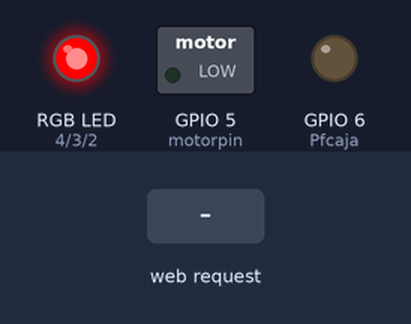
Recording of a sketch running on a simulated ESP32-C3. On the bench: switched loads named in the sketch (green lamp = pin HIGH), an RGB LED mixed from three pins (HIGH = lit), output pins drawn as LEDs (lit = HIGH). The test bench sets the inputs (shaded band). WiFi joins after 1.5 s; servers stay silent unless stated.

Above: at 0.1 s.
At 4.4 s:
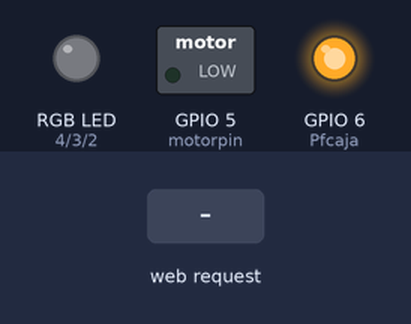
4.5 s: HTTP request GET /restaurar received
At 5.3 s:
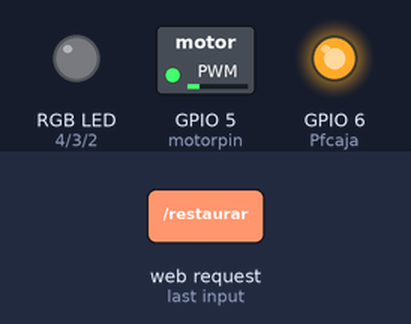
Timing chart, 0 to 7.5 s (numbered marks = the images above; inputs shaded):
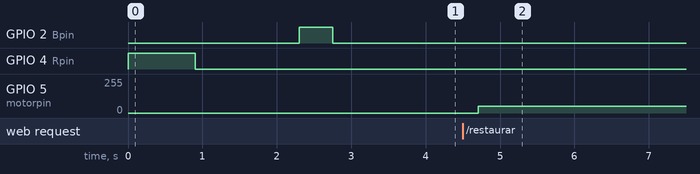

The sketch:

Cubo_Esclavo_v2.ino
```cpp
// ============================================================
//  Cubo_Esclavo_v2.ino
//  Firmware del ESP32-C3 SuperMini (cubo esclavo) — versión 2
// ============================================================
//  Copia explícita, con este nombre, del firmware original entregado
//  por el proyecto ACACIA:
//  Versión1ACACIA-Cubos-inteligentes-main/Cubos-inteligentes-main/Cubo-Esclavo.ino
//  (esa carpeta es de solo lectura y no se modifica bajo ninguna
//  circunstancia; ver DECISIONES_PROYECTO.md).
//
//  Este archivo es una copia FIEL, sin ningún cambio de comportamiento
//  todavía: hasta la fecha de esta copia, nadie había modificado el
//  firmware del esclavo (era el pendiente crítico "Localizar firmware
//  Cubo-Esclavo.ino" de PENDIENTES_TESIS.md). Se deja aquí como el punto
//  de partida sobre el que se implementarán, cuando se conecte el
//  hardware, los pendientes ya registrados en PENDIENTES_TESIS.md,
//  sección "Configuración sensorial PPA de los cubos (Tabla 4.1)":
//   - Recalibrar la intensidad de vibración de Pausar (el valor actual
//     puede quedar por debajo del umbral que el motor sí reproduce).
//   - Diferenciar el patrón de vibración por fase (hoy confi_vibromotor
//     es un valor constante, sin el pulso intermitente que ya tiene
//     confi_luces vía el parámetro de frecuencia).
//   - Definir un color inicial por defecto (azul/rojo según el equipo
//     del cubo) para cuando no hay ninguna fase activa.
//   - Corregir el balance de canales del LED RGB analógico para que el
//     amarillo se vea amarillo (bajar el canal verde / corrección gamma).
//  El canal de sonido (buzzer) NO se incluye en estos pendientes: esa
//  necesidad ya se resolvió por software, emitiendo el tono de cada fase
//  PPA desde el navegador del docente (ver App.tsx: playTone/playBipBip/
//  playAscending, y la Sección "Descripción técnica de los cubos
//  inteligentes" de la tesis).
// ============================================================

#include <WiFi.h>


//configuración de pines - LED, Motor y pinfisico

const int motorpin = 5;
const int Rpin = 4;  // Analog input pin that the potentiometer is attached to
const int Gpin = 3;  // Analog output pin that the LED is attached to
const int Bpin = 2;
const int Pfcaja = 6;

bool conex = false;


// IP estática (debes evitar conflicto entre dispositivos)
const char* ssid = "ESP32_Master_AP";
const char* password = "12345678";

IPAddress local_IP(192,168,4,11);     // Cambia el ultimo digito para que sean unicos e identificables
IPAddress gateway(192,168,4,1);
IPAddress subnet(255,255,255,0);

WiFiClient client;
WiFiServer server(3333);

//definicion de constantes y variables
const int Freq_max = 900;
int inte_motor=0;
String id_caja, s;
String valor_motor , freq = "0.0";
String lr, lg, lb = "0";

// definición de funciones


//Función para configurar la luz led y su parpadeo
void confi_luces(String Led_r, String Led_g, String Led_b, String freq ){

  float v_parpadeo=Freq_max*freq.toFloat();
  analogWrite(Rpin,Led_r.toInt());
  analogWrite(Gpin,Led_g.toInt());
  analogWrite(Bpin,Led_b.toInt());
  delay(v_parpadeo);
  analogWrite(Rpin,0);
  analogWrite(Gpin,0);
  analogWrite(Bpin,0);
  delay(v_parpadeo);

}

//Función para configurar la intensidad de vibración del motor
void confi_vibromotor(String I_motor){

if (I_motor!="0.0"){
  int inte_motor=I_motor.toFloat()*205+50;
  analogWrite(motorpin,inte_motor);
}
else{
  analogWrite(motorpin,0);
}

}

// Función genérica para extraer valores
String extraerValor(const String &data, const String &clave) {
  int start = data.indexOf(clave) + clave.length();
  int end = data.indexOf(',', start);
  if (end == -1) end = data.length(); // Último campo
  return data.substring(start, end);
}


void setup() {

  //Serial.begin(115200);

  // Configurar IP estática antes de conectarse
  WiFi.config(local_IP, gateway, subnet);

  conectarWifi();
  server.begin();
  pinMode(Pfcaja, OUTPUT);
  digitalWrite(Pfcaja, HIGH);

}


void loop() {

if (WiFi.status() != WL_CONNECTED) {
    conex = false;
    confi_luces("255", "0", "0", "1");  // Rojo = desconectado
    conectarWifi();  // Reintenta solo si se perdió la conexión
    return;
  }

if (conex){
 WiFiClient client = server.available();
 if (client) {
 String cadena = client.readStringUntil('\n');   // Lee un carácter

  if (cadena == "restaurar"){
      valor_motor=freq="0.0";
      lr=lg=lb="0";
      //s = extraerValor(cadena, "S=");
      confi_vibromotor(valor_motor);
  }
  else {
      valor_motor = extraerValor(cadena, "M=");
      lr = extraerValor(cadena, "LR=");
      lg = extraerValor(cadena, "LG=");
      lb = extraerValor(cadena, "LB=");
      freq = extraerValor(cadena, "F=");
      //s = extraerValor(cadena, "S=");
      confi_vibromotor(valor_motor);
  }
  }
  confi_luces(lr,lg,lb,freq);
  delay(500); // Esperar 0.5 segundos entre mensajes
  }
  }

  void conectarWifi() {

  WiFi.begin(ssid, password);

  while (WiFi.status() != WL_CONNECTED) {
    confi_luces("255","0","0","1");
    confi_vibromotor("0.0");
    //analogWrite(Rpin, 255);
    //analogWrite(Gpin, 0);
    //analogWrite(Bpin, 0):
    conex = false;
    delay(500);
  }
  if(WiFi.status() == WL_CONNECTED) {
 //   confi_luces(lr,lg,lb,freq);
    confi_luces("0","0","255","0.50");
    conex = true;
  }
}
```

Measured:
- after the input at 4.5 s, GPIO 5 (motorpin): 0/255 → 50/255 after 0.20 s
